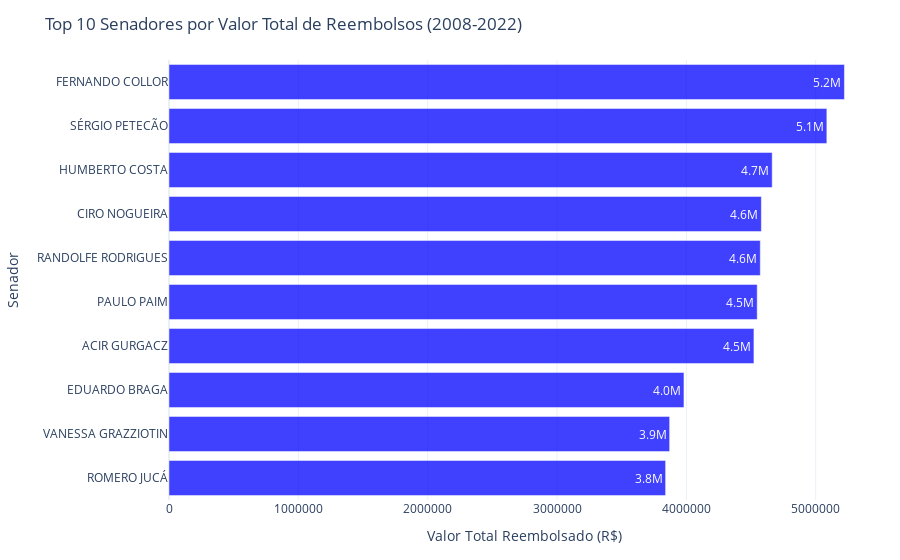

Notebook code for this chart:
### Markdown cell above
10 Senadores que mais receberam reembolso CEAPS entre 2008 a 2022?

### Code cell
# Agrupando por SENADOR e somar os VALOR_REEMBOLSADO, ordenando em ordem decrescente e selecionando os top 10
top_senadores = ceaps_total.groupby('SENADOR')['VALOR_REEMBOLSADO'].sum().sort_values(ascending=False).head(10)

# Convertendo para DataFrame para facilitar a manipulação e visualização
top_senadores_df = top_senadores.to_frame().reset_index()

# Ordenando os senadores de forma decrescente pelos valores de reembolso
top_senadores_df = top_senadores_df.sort_values(by='VALOR_REEMBOLSADO', ascending=True)

# Criando o gráfico de barras horizontal com Plotly Express
fig = px.bar(
    top_senadores_df,
    x='VALOR_REEMBOLSADO',
    y='SENADOR',
    title='Top 10 Senadores por Valor Total de Reembolsos (2008-2022)',
    labels={'VALOR_REEMBOLSADO': 'Valor Total Reembolsado (R$)', 'SENADOR': 'Senador'},
    template='plotly_white',
    text='VALOR_REEMBOLSADO',
    orientation='h'  # Barra horizontal
)

# Ajustando o layout do gráfico
fig.update_traces(
    texttemplate='%{text:.2s}',  # Formatar os valores para notação científica curta
    textposition='inside',  # Colocar os textos fora das barras
    marker_color='blue',  # Cor das barras
    opacity=0.75  # Transparência das barras
)

# Configurando o formato do eixo X para valores monetários
fig.update_layout(
    xaxis_title='Valor Total Reembolsado (R$)',
    yaxis_title='Senador',
    xaxis=dict(
        tickformat='R$,.0f'  # Formato para valores monetários
    ),
    yaxis=dict(
        tickmode='linear',  # Mostrar todos os senadores
        tickfont=dict(size=12)  # Tamanho da fonte
    ),
    margin=dict(l=20, r=20, t=60, b=60),  # Ajustar as margens
    font=dict(
        size=12  # Tamanho da fonte
    ),
    plot_bgcolor='rgba(0, 0, 0, 0)',  # Fundo transparente
    paper_bgcolor='rgba(0, 0, 0, 0)',  # Fundo do papel transparente
    showlegend=False  # Ocultar a legenda
)

### Figure 1 — Plotly figure (JSON) as saved in the notebook; plotly's stock layout.template omitted (floating-point values rounded to 4 significant figures)
{"data": [{"alignmentgroup": "True", "hovertemplate": "Valor Total Reembolsado (R$)=%{text}<br>Senador=%{y}<extra></extra>", "legendgroup": "", "marker": {"color": "blue", "pattern": {"shape": ""}}, "name": "", "offsetgroup": "", "opacity": 0.75, "orientation": "h", "showlegend": false, "text": [3839000.0, 3871000.0, 3981000.0, 4522000.0, 4548000.0, 4571000.0, 4580000.0, 4663000.0, 5086000.0, 5222000.0], "textposition": "inside", "texttemplate": "%{text:.2s}", "type": "bar", "x": [3839000.0, 3871000.0, 3981000.0, 4522000.0, 4548000.0, 4571000.0, 4580000.0, 4663000.0, 5086000.0, 5222000.0], "xaxis": "x", "y": ["ROMERO JUCÁ", "VANESSA GRAZZIOTIN", "EDUARDO BRAGA", "ACIR GURGACZ", "PAULO PAIM", "RANDOLFE RODRIGUES", "CIRO NOGUEIRA", "HUMBERTO COSTA", "SÉRGIO PETECÃO", "FERNANDO COLLOR"], "yaxis": "y"}], "layout": {"barmode": "relative", "font": {"size": 12}, "legend": {"tracegroupgap": 0}, "margin": {"b": 60, "l": 20, "r": 20, "t": 60}, "paper_bgcolor": "rgba(0, 0, 0, 0)", "plot_bgcolor": "rgba(0, 0, 0, 0)", "showlegend": false, "title": {"text": "Top 10 Senadores por Valor Total de Reembolsos (2008-2022)"}, "xaxis": {"anchor": "y", "domain": [0, 1], "tickformat": "R$,.0f", "title": {"text": "Valor Total Reembolsado (R$)"}}, "yaxis": {"anchor": "x", "domain": [0, 1], "tickfont": {"size": 12}, "tickmode": "linear", "title": {"text": "Senador"}}}}
